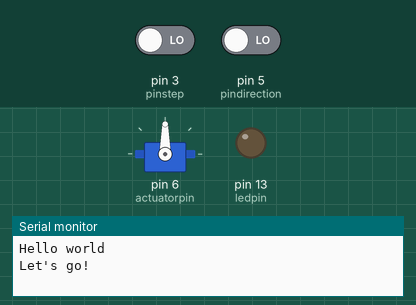
Recording of a sketch running on a simulated Arduino Uno, built with avr-gcc and run on an emulated ATmega328P. On the bench: servo, output pins drawn as LEDs (lit = HIGH), the last lines printed to the serial monitor. Dashed ring = blinking. The inputs (shaded band) are chosen by the test bench; at power-on: pin 3 (pinstep) LOW, pin 5 (pindirection) LOW.

Above: at 0.1 s.
At 4.8 s:
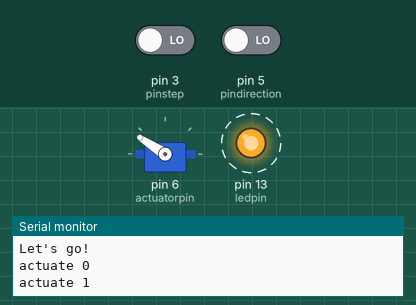
5.4 s: pin 3 (pinstep) driven HIGH
At 6.01 s:
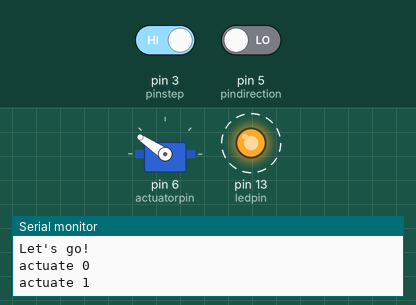
Timing chart, 0 to 14.4 s (numbered marks = the images above; inputs shaded):
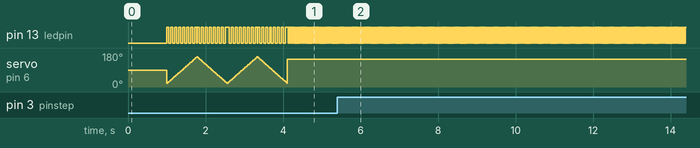

The sketch:

zdecoderservo.ino
```cpp
// this one plugs into the BeagleBone with P9.26 (Steppin02) to IRQ
// and P9.24 (dirpin02) to digital pin 5.

// integrates the position from the step and direction and
// sends the word in the payload out to the RF

#include <Servo.h>

// Serial port used for logging
#define LOG Serial
//#include "SoftwareSerial.h"
//SoftwareSerial gLogSerial(10, 11); // RX, TX
//#define LOG gLogSerial

#ifdef LOG
#define P(X) LOG.print(X)
#define PH(X) LOG.print(X, HEX)
#else
#define P(X)
#define PH(X)
#endif

Servo penservo;

int pinstep = 3; // irq1
int pindirection = 5;   // check PIND value below

int ledpin = 13;
int actuatorpin = 6;

int initialposition;
bool binitialpositionset = false;

long servolo = 20;
long servohi = 160;

long zlo = -100;
long zhi = 10;

void initialcycle(bool bshowactuate)
{
    // initial flow through two cycles to see it move
    for (int i = 0; i < 2; i++) {
        P("actuate ");
        P(i);
        P("\r\n");
        for (int j = 50; j <= 200; j++) {
            if (bshowactuate)
                penservo.write(map(j, 50, 200, servolo, servohi));
            delay(5);
            digitalWrite(ledpin, (((j/10) % 2) == 1 ? HIGH : LOW));
        }
        for (int j = 200; j >= 50; j--) {
            if (bshowactuate)
                penservo.write(map(j, 50, 200, servolo, servohi));
            delay(5);
            digitalWrite(ledpin, (((j/10) % 2) == 1 ? HIGH : LOW));
        }
    }
    binitialpositionset = false;
}

void setup()
{
#ifdef LOG
    LOG.begin(9600);
#endif
    P("Hello world\r\n");
    pinMode(pinstep, INPUT);
    pinMode(pindirection, INPUT);
    attachInterrupt(1, incz, RISING);
    P("Let's go!\r\n");
    pinMode(ledpin, OUTPUT);

    penservo.attach(actuatorpin);

    //while (true)
    delay(1000);
    initialcycle(true);
}

volatile int zpos = 0;
void incz()
{
    if (PIND & 0x20)  // pindirection==5!
        zpos++;
    else
        zpos--;
}

int prevzpos;
int ncount = 0;
long npingcount = 1000;
int ledtoggle;

void loop()
{
    digitalWrite(ledpin, ((++ledtoggle) % 2 ? HIGH : LOW));
    int servopos = map(constrain(zpos, zlo, zhi), zlo, zhi, servolo, servohi);
    penservo.write(servopos);
#if 0
    P("\r\nZ");
    P(zpos);
    P(" S");
    P(servopos);
#endif
    delay(20);
}
```

Measured:
- after the input at 5.4 s, servo on pin 6 (actuatorpin): 147° → 146° at once
- by itself, pin 13 (ledpin): alternates HIGH for 0.02 s and LOW for 0.02 s
